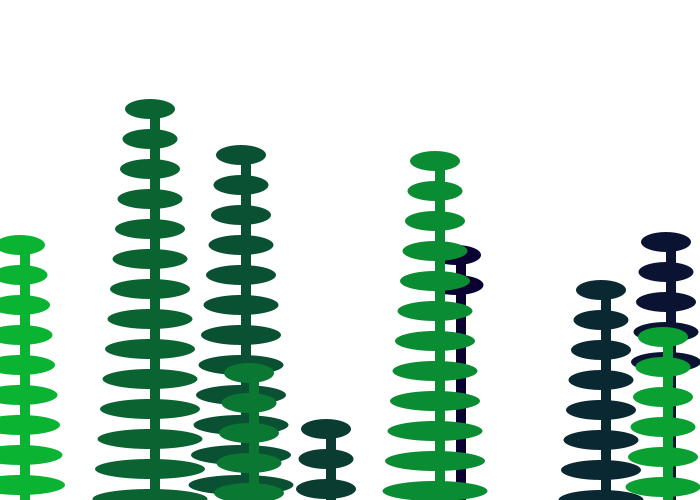
Frame 1 (no input)
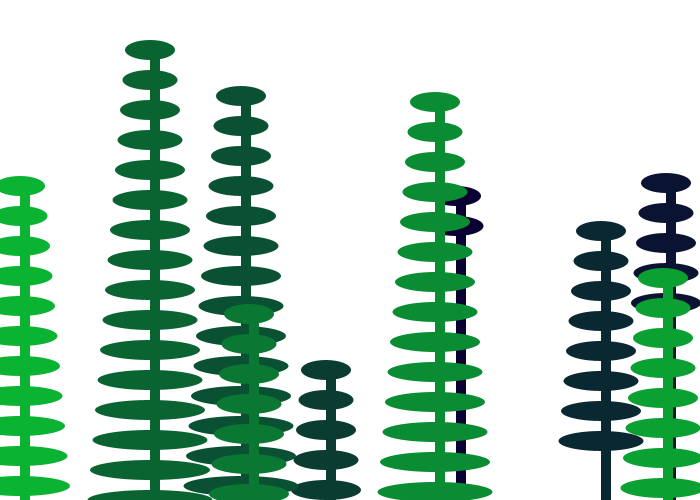
Frame 60 (the mouse pressed at the canvas centre just before this capture)
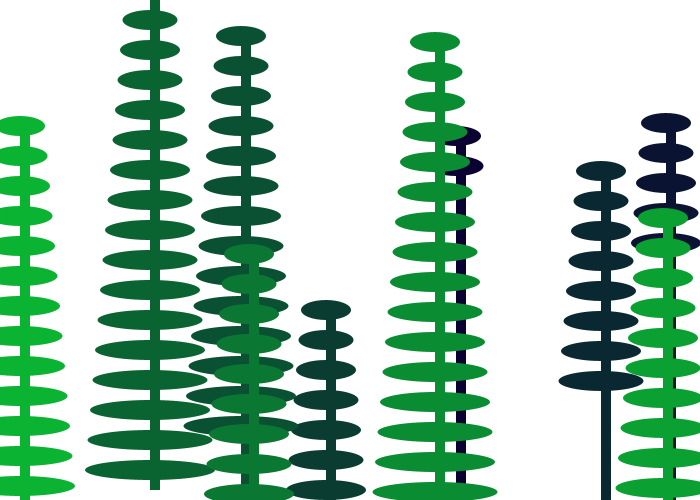
Frame 120 (the mouse held since frame 60 and released just before this capture)

The Processing sketch that drew these frames (run headless with seeded random() and noise(); from frame 60 on, the mouse is pressed at the canvas centre):

// Processing sketch: Week_9_Intro_to_classes
// ── Week_9_Intro_to_classes.pde
//how to define a class
//name ex. class Superhero{
//data String realName; 
//methods void protectPeople(){}
//constructor power = "invisibility" 

//Plant daryl;
//Plant eugene;
Plant garden[] = new Plant[10];

void setup() {
  size(700, 500);

  //daryl = new Plant (int(random(100, 400)));
  //eugene = new Plant (int(random(100, 400)));
 
  noStroke();
  for (int i=0; i<garden.length; i++) {
   garden[i] = new Plant(int(random(10, width)),int(random(100, width)));
  }
}

void draw() {
  background(255);
  //eugene.display(10, 4, color(0, 150, 50));
  //daryl.display(100, 10, color(0, 255, 10));
  
  for(int i=0; i<garden.length; i++){
  garden[i].display(2+i*3, color(10, i*20, 50));
   garden[i].grow();
   println(garden[0].plantHeight);
  }
}

// ── Plant.pde
class Plant {
  //data
  float plantHeight;
  int numLeaves;
  color plantColor;
  int xPos;

  //constructor
  Plant(int _xPos, float _plantHeight) { 
    xPos = _xPos;
    plantHeight = _plantHeight;
  }




  void display( int _numLeaves, color _plantColor) {

    fill(_plantColor);
    numLeaves = _numLeaves;

    for (int i = 0; i<_numLeaves; i++) {

      ellipse(xPos, plantHeight + 30*i, 50 +(i*5), 20);
    }

    rect(xPos, plantHeight, 10, 500);
  }
  
  
  
  
  void grow() {
    plantHeight -= 1;
  }
}

//HW
//write a class
//parameter--height, leaves
//methods--display and grow
